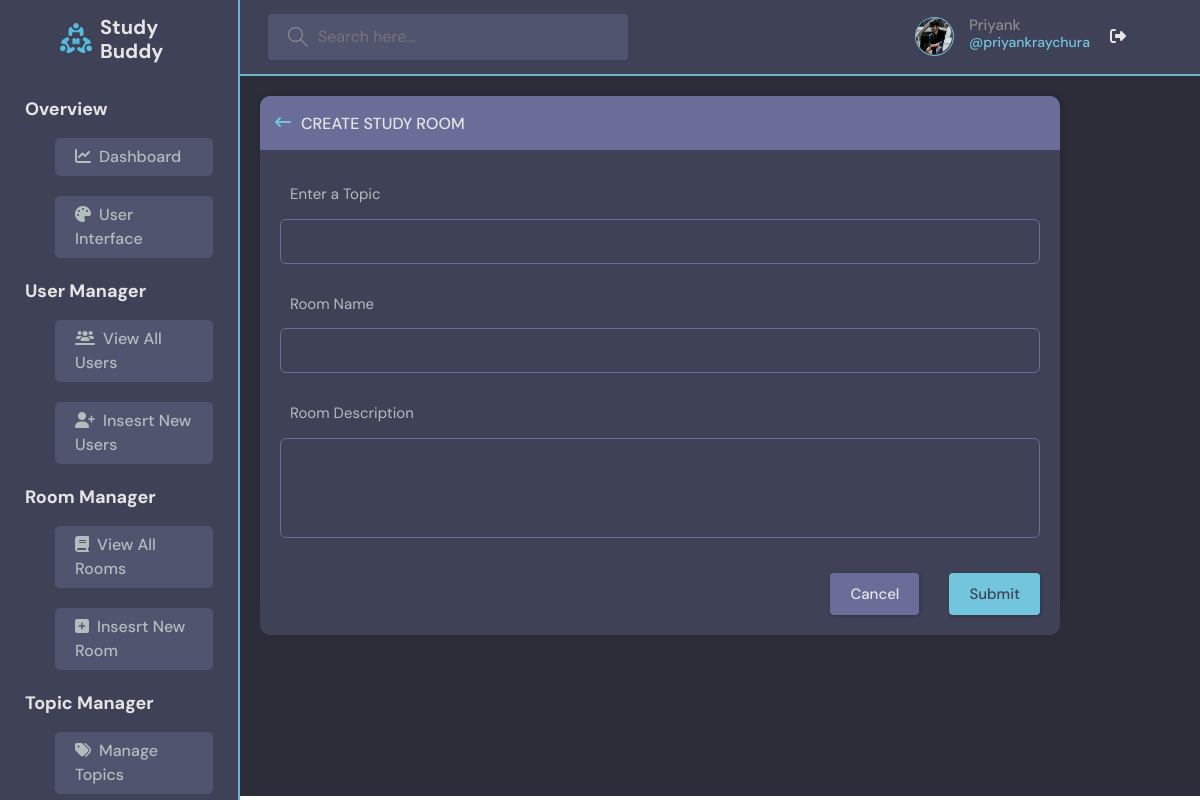
/adminPanel/insertRoom/ (signed in), run on the app's committed database.
### base/models.py (models this page shows)
class User(AbstractUser):
    name = models.CharField(max_length=200, null=True)
    email = models.EmailField(unique=True ,null=True)
    bio = models.TextField(null=True)
    avatar = models.ImageField(null=True, default="avatar.svg")
    USERNAME_FIELD = 'email'
    REQUIRED_FIELDS = ['username']

### adminPanel/views.py (the view, shortened to what this page needs)
# urls.py: path('insertRoom/', views.insertRoom, name = "insertRoom"),
@login_required(login_url='login')
@user_passes_test(is_staff_user, login_url='login')
def insertRoom(request):
    form = RoomForm()
    topics = Topic.objects.all()
    context = {'form': form, 'topics': topics}
    return render(request, 'adminPanel/insertRoom.html', context)

### base/forms.py
class RoomForm(ModelForm):
    class Meta:
        model = Room
        fields = '__all__'
        exclude = ['host', 'participants']

### adminPanel/views.py (called while the page is built)
def is_staff_user(user):
    return user.is_staff

### adminPanel/templates/adminPanel/insertRoom.html (shortened to what this page needs)
{% extends 'adminPanel/mainPanel.html' %}
{% block mainContent %}
{% load static %}
<link rel="stylesheet" href="{% static 'styles/insertRoom.css' %}" />
<div class="container-0 p-0">
  <div class="insertHeader">
      <a href="{% url 'manageRooms' %}"><i class="fa-solid fa-arrow-left-long"></i></a>
      <h1>Create Study Room</h1>
  </div>
  <form class="form" action="" method="POST">
        <div class="mb-3">
          <label for="formGroupExampleInput2" class="form-label bg-transparent mb-0">Enter a Topic</label>
          <input type="text" list="topic-list" name="topic" class="form-control shadow-none text-light" id="formGroupExampleInput2" required>
        </div>
        <div class="mb-3">
          <label for="formGroupExampleInput" class="form-label bg-transparent mb-0">Room Name</label>
          <input type="text" name="name" class="form-control shadow-none text-light" id="formGroupExampleInput" required>
        </div>
        <div class="mb-3">
          <label for="exampleFormControlTextarea1" class="form-label bg-transparent mb-0">Room Description</label>
          <textarea name="description" class="form-control shadow-none text-light" id="exampleFormControlTextarea1" rows="3" required></textarea>
        </div>
        <div class="buttons">
          <a type="button" href="{% url 'manageRooms' %}" class="btn btn-danger btn-sm cancel">Cancel</a>
          <button type="submit" class="btn btn-primary btn-sm create">Submit</>
        </div>
  </form>
</div>
{% endblock %}

### adminPanel/templates/adminPanel/mainPanel.html (shortened to what this page needs)
{% load static %}
<!DOCTYPE html>
<html lang="en">
<head>
  <link href="https://cdn.jsdelivr.net/npm/bootstrap@5.3.3/dist/css/bootstrap.min.css" rel="stylesheet">
  <link rel="stylesheet" href="https://cdnjs.cloudflare.com/ajax/libs/font-awesome/6.6.0/css/all.min.css" />
  <link rel="stylesheet" href="{% static 'styles/adminMain.css' %}" />
  <link rel="stylesheet" href="{% static 'styles/insertRoom.css' %}" />
</head>
<body>
  <div class="sidebar">
    <div class="logo">
      <img src="{% static 'images/logo.svg' %}" alt="">
      <h3 class="ms-2">Study Buddy</h3>
    </div>
    <div class="actions">
      <dl>
        <dt> Overview
          <dd><a href="{% url 'dashboard' %}"><i class="fa-solid fa-chart-line me-2"></i>Dashboard</a></dd>
          <dd><a href="{% url 'home' %}" target="_blank"><i class="fa-solid fa-palette me-2"></i>User Interface</a></dd>
        </dt>
        <dt> User Manager
          <dd><a href="{% url 'manageUsers' %}"><i class="fa-solid fa-users-line me-2"></i>View All Users</a></dd>
          <dd><a href="{% url 'insertUser' %}"><i class="fa-solid fa-user-plus me-2"></i>Insesrt New Users</a></dd>
        </dt>
        <dt> Room Manager
          <dd><a href="{% url 'manageRooms' %}"><i class="fa-solid fa-book me-2"></i>View All Rooms</a></dd>
          <dd><a href="{% url 'insertRoom' %}"><i class="fa-solid fa-square-plus me-2"></i>Insesrt New Room</a></dd>
        </dt>
        <dt> Topic Manager
          <dd><a href="{% url 'manageTopics' %}"><i class="fa-solid fa-tags me-2"></i>Manage Topics</a></dd>
        </dt>
      </dl>
    </div>
  </div>
  <header>
    <div class="nav">
      <form class="header__search" method="GET" action="">
        <div class="d-flex">
          <label>
            <input name="q" placeholder="Search here..." value="{{ request.GET.q }}" autocomplete="off"/>
          </label>
        </div>
      </form>
    </div>
    <nav class="header__menu">
    <div class="header__user">
      <a href="{% url 'user-profile' request.user.id %}">
        <div class="avatar avatar--medium active">
          <img src="{{ request.user.avatar.url }}" />
        </div>
        <p>{{ request.user.name }} <span>@{{ request.user.username }}</span></p>
      </a>
      <a href="{% url 'logoutAdmin' %}" class="logout-button">
        <i class="fa-solid fa-right-from-bracket"></i>
      </a>
    </div>
  </nav>
  </header>
  <div class="main-container">
    {% block mainContent %}
    {% endblock %}
  </div>
</body>
</html>

### static/styles/adminMain.css (style rules this page uses)
* { margin: 0; padding: 0; box-sizing: border-box; font-family: "DM Sans", -apple-system, BlinkMacSystemFont, "Segoe UI", Roboto, Oxygen, Ubuntu, Cantarell, "Open Sans", "Helvetica Neue", sans-serif; }
.sidebar { width: 20%; height: 100vh; overflow: auto; background-color: #3F4156; border-right: 2px solid #6AB7CD; top: 0; }
.sidebar .logo { display: flex; align-items: center; justify-content: space-evenly; width: 100%; background-color: #3F4156; padding: 0 60px; height: 76px; }
.logo h3 { box-sizing: border-box; color: #E5E5E5; cursor: pointer; font-family: "DM Sans", -apple-system, BlinkMacSystemFont, "Segoe UI", Roboto, Oxygen, Ubuntu, Cantarell, "Open Sans", "Helvetica Neue", sans-serif; font-size: 20px; font-weight: 700; margin-top: 10px; text-rendering: optimizelegibility; }
.sidebar .actions { padding: 20px 25px; }
.actions dl dt { font-size: 18px; color: #E5E5E5; }
.actions dl dd { margin-top: 15px; margin-bottom: 20px; margin-left: 30px; font-size: 16px; font-weight: 500; color: #B2BDBD; background-color: #51546E; border-radius: 5px; cursor: pointer; pointer-events: inh; }
.actions dl dd a { display: block; height: 100%; width: 100%; padding: 7px 20px; text-decoration: none; color: #B2BDBD; overflow: hidden; border-radius: 5px; transition: 0.2s ease; }
header { width: 80%; position: fixed; border-bottom: 2px solid #6AB7CD; top: 0; margin-left: 20%; height: 76px; background-color: #3F4156; display: flex; align-items: center; justify-content: space-between; padding: 15px 28px; }
.logo img { width: 32px; height: 32px; }
label { align-items: center; background-color: #51546E; border-radius: 4px; box-sizing: border-box; cursor: default; display: flex; gap: 10px; padding: 13px 10px; }
svg { box-sizing: border-box; cursor: default; fill: #8B8B8B; margin: 0px 0px 0px 10px; overflow: hidden; width: 20px; height: 20px; }
input { width: 300px; height: 20px; color: #fff; outline: none; border: none; background: transparent; appearance: auto; box-sizing: border-box; cursor: text; overflow: clip; }
nav.header__menu { width: 257px; height: 46px; box-sizing: border-box; margin: 0px 0px 0px 266.55px; position: relative; }
div.header__user { width: 100%; align-items: center; box-sizing: border-box; display: flex; gap: 20px; margin-top: -8px; }
.header__user a { align-items: center; box-sizing: border-box; cursor: pointer; display: flex; align-items: center; height: 100%; gap: 15px; text-decoration: none; }
.header__user img { width: 36px; height: 36px; border-radius: 50%; box-sizing: border-box; cursor: pointer; object-fit: cover; }
div.avatar.avatar--medium.active { width: 39px; height: 39px; border: 1.6px solid #71C6DD; border-radius: 50%; box-sizing: border-box; cursor: pointer; position: relative; }
.header__user p { box-sizing: border-box; color: #8B8B8B; cursor: pointer; font-family: "DM Sans", -apple-system, BlinkMacSystemFont, "Segoe UI", Roboto, Oxygen, Ubuntu, Cantarell, "Open Sans", "Helvetica Neue", sans-serif; font-size: 15px; font-weight: 500; line-height: 18px; text-rendering: optimizelegibility; display: flex; flex-direction: column; justify-content: center; padding-top: 10px; }
.header__user span { box-sizing: border-box; color: #71C6DD; cursor: pointer; font-family: "DM Sans", -apple-system, BlinkMacSystemFont, "Segoe UI", Roboto, Oxygen, Ubuntu, Cantarell, "Open Sans", "Helvetica Neue", sans-serif; font-size: 14px; font-weight: 500; line-height: 16.8px; text-rendering: optimizelegibility; }
.logout-button { background: transparent; color: #E5E5E5; border: none; outline: none; }
.main-container { width: 80%; height: 90%; padding: 20px; background-color: #2D2D39; position: fixed; top: 0; overflow: auto; margin-top: 76px; margin-left: 20%; scrollbar-width: 5px; }

### data on the page
User: user.avatar (picture), user.name "Priyank", user.username "priyankraychura"
